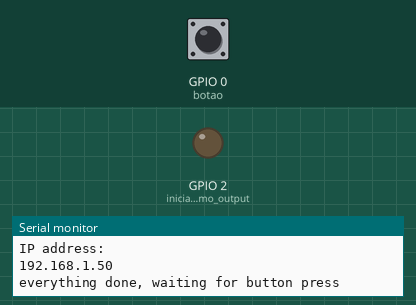
A sketch run on a simulated ESP8266 (NodeMCU). On the bench: output pins drawn as LEDs (lit = HIGH), the last lines printed to the serial monitor. Inputs (shaded band) come from the test bench; at power-on: GPIO 0 (botao) HIGH. WiFi joins after 1.5 s; servers stay silent unless stated; web services answer with replies made up by the test bench.

Above: at 7.3 s.
7.4 s: GPIO 0 (botao) pulled LOW for 0.15 s
At 7.5 s:
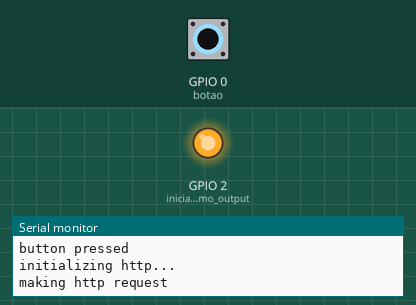
9.0 s: GPIO 0 (botao) pulled LOW for 3.2 s
At 12.7 s:
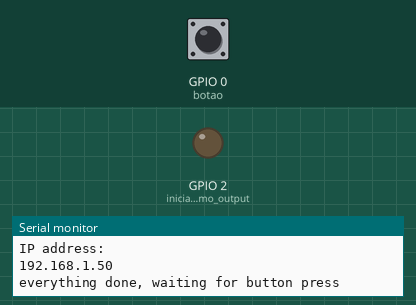
Timing chart, 0 to 14.2 s (numbered marks = the images above; inputs shaded):
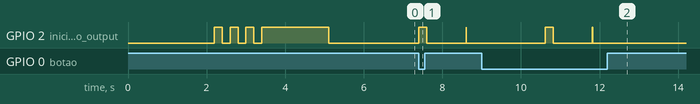

Measured:
- after the input at 7.4 s, GPIO 2 (inicia_o_led_como_output): LOW → HIGH at once, → LOW 0.20 s later, → HIGH 1.0 s later, → LOW 0.01 s later
- after the input at 9.0 s, GPIO 2 (inicia_o_led_como_output): LOW → HIGH after 1.6 s, → LOW 0.20 s later, → HIGH 1.0 s later, → LOW 0.01 s later

The sketch:

esp8266_twitter.ino
```cpp
/*      TWITTER ESP8266
 *
 * Author: Arthur R Aragão
 *
 */


//LIRARIES:

#include <Arduino.h>
#include <ESP8266WiFi.h>
#include <WiFiClient.h>
#include <ESP8266WiFiMulti.h>
#include <ESP8266HTTPClient.h>

//BOTÕES:

const int botao = 0;  //pino do botão utilizado -- button pin


//VARIAVEIS GLOBAIS:

int botaoestado = 0;
String comando = "Event_Name";
String key = "IFTT webhooks key";

ESP8266WiFiMulti wifiMulti;


void setup() {
    pinMode(LED_BUILTIN, OUTPUT);      //inicia o led como output -- initialize led as output


    Serial.begin(115200);             //inicializa comunicação serial --start serial port
    delay(2000);
    Serial.println("");
    Serial.println("");
    Serial.println("########### starting program ###########");
    Serial.println("");
    delay(200);
    digitalWrite(LED_BUILTIN, HIGH);
    delay(200);
    digitalWrite(LED_BUILTIN, LOW);
    delay(200);
    digitalWrite(LED_BUILTIN, HIGH);
    delay(200);
    digitalWrite(LED_BUILTIN, LOW);
    delay(200);
    digitalWrite(LED_BUILTIN, HIGH);
    delay(200);
    digitalWrite(LED_BUILTIN, LOW);
    delay(200);
    digitalWrite(LED_BUILTIN, HIGH);
    delay(200);


    //REDES WIFI SALVAS:
    wifiMulti.addAP("ssid_of_AP_1", "password_AP_1");
    wifiMulti.addAP("ssid_of_AP_2", "password_AP_2");
    wifiMulti.addAP("ssid_of_AP_3", "password_AP_3");
    wifiMulti.addAP("ssid_of_AP_4", "password_AP_4");
    wifiMulti.addAP("ssid_of_AP_5", "password_AP_5");
    wifiMulti.addAP("ssid_of_AP_6", "password_AP_6");


    wificonectar();


}

void loop() {

    botaoestado = digitalRead(botao);

    if(botaoestado == LOW){          //o botão tem um resistor pullup integrado -- the button has a integrated pullup resistor
      Serial.println("button pressed");
      Serial.println("");
      Serial.println("");
      httpget(comando);
      delay(1000);
    }


}


//===========CONECT TO WIFI================

void wificonectar(){
    digitalWrite(LED_BUILTIN,HIGH);
    Serial.println("trying to connect to wifi");
    WiFi.mode(WIFI_AP);
    delay(10);
    WiFi.mode(WIFI_STA);
    wifiMulti.run();

    int x = 0;
    while ((wifiMulti.run() != WL_CONNECTED) && (x < 20) ) {
        delay(500);
        Serial.print(".");
        x++;
    }

    if(wifiMulti.run() == WL_CONNECTED){
      digitalWrite(LED_BUILTIN, LOW);
      Serial.println("");
      Serial.println("WiFi conected");
      Serial.println("IP address: ");
      Serial.println(WiFi.localIP());
      Serial.println("");
      Serial.println("");
      Serial.println("everything done, waiting for button press");

    } else {
      digitalWrite(LED_BUILTIN, HIGH);
      Serial.println("");
      Serial.println("WiFi not connected");
      Serial.println("");
      Serial.println("");
      Serial.println("reboot the board");
    }
    delay(1000);

}


//=============HTTP GET REQUEST================

void httpget(String mensagem){    //mandar um pedido get com uma mensagem -- send a get request with a message

    HTTPClient http;
    digitalWrite(LED_BUILTIN,HIGH);
    Serial.println("");
    Serial.println("initializing http...");
    Serial.println("");

    //escolha a URL
    //choose a URL
    http.begin("http://maker.ifttt.com/trigger/" + mensagem + "/with/key/"  +key); //HTTP

    Serial.println("making http request");
    Serial.println("");

    //iniciar conexão e mandar header http
    //inicialize cconnection and send http header
    int httpCode = http.GET();

    //o número retorna negativo se ocorrer erro
    //the number returns negative in case of error
    if(httpCode > 0) {
      //o header http foi enviado e a resposta recebida
      //the header was sent and the messagee received
      Serial.printf("the request worked with code: %d\n", httpCode);
      Serial.println("");
      digitalWrite(LED_BUILTIN,LOW);
      if(httpCode == HTTP_CODE_OK) {
        String payload = http.getString();
        Serial.print("response: ");
        Serial.println(payload);
      }
      delay(1000);
    } else {
      Serial.printf("the request faailed wit error code: %s\n", http.errorToString(httpCode).c_str());
      digitalWrite(LED_BUILTIN,HIGH);
      delay(1000);
    }
    http.end();
    wificonectar();

}
```
